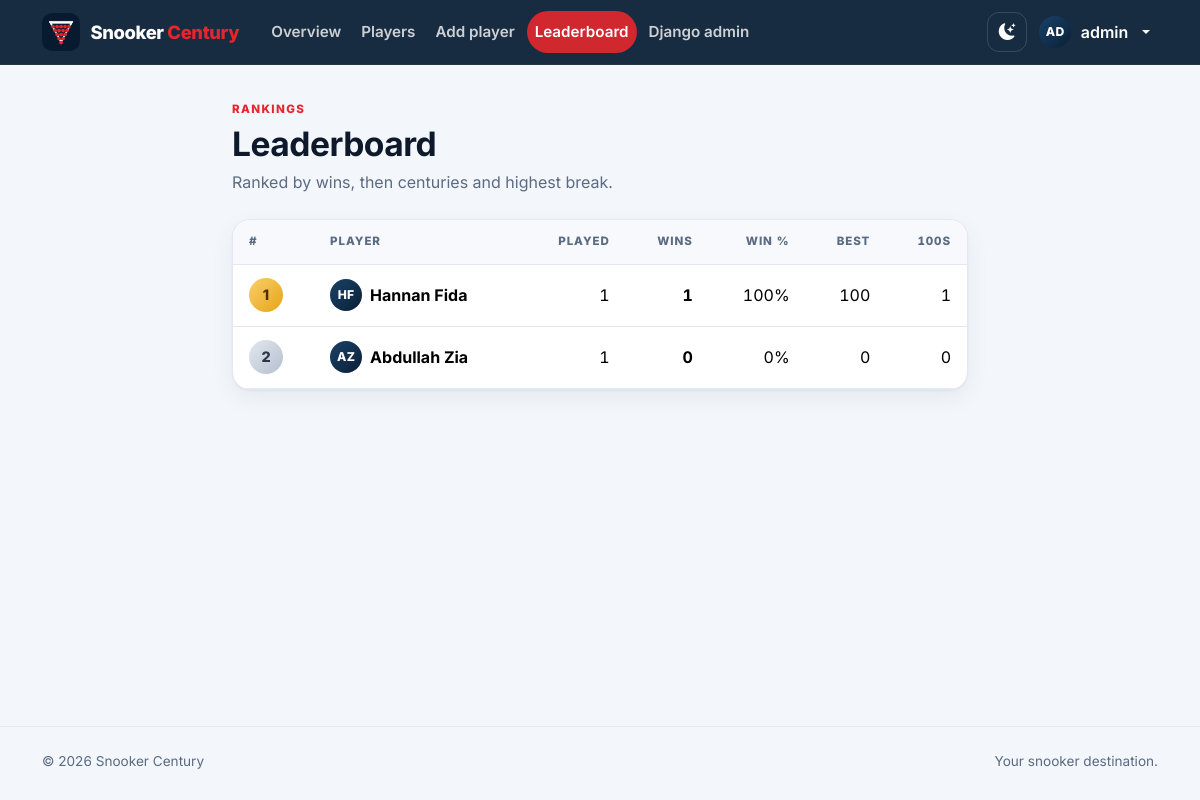
The page /stats/leaderboard/ (signed in) on the database its author committed.
### accounts/models.py (models this page shows, shortened)
class User(AbstractUser):
    is_admin = models.BooleanField(default=False)
    bio = models.TextField(blank=True)
    profile_picture = models.ImageField(upload_to="profile_pics/", blank=True, null=True)
    @property
    def is_site_admin(self):
        return bool(self.is_admin or self.is_superuser)
    @property
    def display_name(self):
        return self.get_full_name().strip() or self.username
    @property
    def initials(self):
        parts = [p for p in (self.first_name, self.last_name) if p]
        if parts:
            return "".join(p[0] for p in parts[:2]).upper()
        return (self.username[:2] or "?").upper()

### stats/models.py (models this page shows, shortened)
class PlayerStats(models.Model):
    player = models.OneToOneField(settings.AUTH_USER_MODEL, on_delete=models.CASCADE, related_name="stats")
    total_matches = models.IntegerField(default=0)
    wins = models.IntegerField(default=0)
    highest_break = models.IntegerField(default=0)
    total_centuries = models.IntegerField(default=0)
    last_updated = models.DateTimeField(auto_now=True)
    @property
    def win_rate(self):
        return round(100 * self.wins / self.total_matches) if self.total_matches else 0

### stats/views.py (the view)
# urls.py: path("leaderboard/", views.leaderboard, name="leaderboard"),
@login_required
def leaderboard(request):
    players = User.objects.filter(is_active=True, is_superuser=False, is_admin=False)
    missing = players.filter(stats__isnull=True)
    PlayerStats.objects.bulk_create([PlayerStats(player=u) for u in missing])
    stats = (
        PlayerStats.objects.select_related("player")
        .filter(player__in=players)
        .order_by("-wins", "-total_centuries", "-highest_break", "player__username")
    )
    return render(request, "leaderboard.html", {"stats": list(stats)})

### templates/leaderboard.html (shortened to what this page needs)
{% extends "base.html" %}
{% block content %}
<div class="container container-narrow page">
  <div class="page-head">
    <div>
      <div class="eyebrow">Rankings</div>
      <h1>Leaderboard</h1>
      <p>Ranked by wins, then centuries and highest break.</p>
    </div>
  </div>
  {% if stats %}
    <div class="panel panel-flush">
      <div class="table-responsive">
        <table class="table table-modern">
          <thead>
            <tr>
              <th scope="col">#</th>
              <th scope="col">Player</th>
              <th scope="col" class="num d-none d-sm-table-cell">Played</th>
              <th scope="col" class="num">Wins</th>
              <th scope="col" class="num d-none d-sm-table-cell">Win %</th>
              <th scope="col" class="num">Best</th>
              <th scope="col" class="num">100s</th>
            </tr>
          </thead>
          <tbody>
            {% for s in stats %}
            <tr {% if s.player_id == user.id %}style="background: var(--red-soft)"{% endif %}>
              <td><span class="rank {% if forloop.counter <= 3 %}rank-{{ forloop.counter }}{% endif %}">{{ forloop.counter }}</span></td>
              <td>
                <a href="{% url 'player_stats' s.player.username %}" class="d-flex align-items-center gap-2 text-reset fw-bold">
                  {% include "partials/avatar.html" with u=s.player size="avatar-sm" %}
                  <span class="text-truncate name-cell">{{ s.player.display_name }}</span>
                </a>
              </td>
              <td class="num d-none d-sm-table-cell">{{ s.total_matches }}</td>
              <td class="num fw-bold">{{ s.wins }}</td>
              <td class="num d-none d-sm-table-cell">{{ s.win_rate }}%</td>
              <td class="num">{{ s.highest_break }}</td>
              <td class="num">{{ s.total_centuries }}</td>
            </tr>
            {% endfor %}
          </tbody>
        </table>
      </div>
    </div>
  {% else %}
    <div class="panel"><div class="empty"><i class="bi bi-trophy"></i><h3>No players ranked yet</h3><p class="mb-0">Finish a match and the leaderboard will fill up.</p></div></div>
  {% endif %}
</div>
{% endblock %}

### templates/base.html (shortened to what this page needs)
{% load static %}<!DOCTYPE html>
<html lang="en" data-bs-theme="light">
<head>
  <link href="https://cdn.jsdelivr.net/npm/bootstrap@5.3.3/dist/css/bootstrap.min.css" rel="stylesheet">
  <link href="https://cdn.jsdelivr.net/npm/bootstrap-icons@1.11.3/font/bootstrap-icons.min.css" rel="stylesheet">
  <link href="{% static 'css/app.css' %}" rel="stylesheet">
</head>
<body class="{% if user.is_authenticated %}has-tabbar{% endif %}">
  {% with url_name=request.resolver_match.url_name %}
  <header class="app-nav">
    <nav class="navbar navbar-expand-lg" aria-label="Main">
      <div class="container">
        <a class="brand" href="{% url 'home' %}">
          <img src="{% static 'img/icon.png' %}" alt="" width="38" height="38">
          <span>Snooker <b>Century</b></span>
        </a>
        <div class="d-flex align-items-center gap-2 order-lg-3">
          <button type="button" class="icon-btn" data-theme-toggle aria-label="Toggle theme"></button>
          {% if user.is_authenticated %}
          <div class="dropdown">
            <button class="nav-user dropdown-toggle" type="button" data-bs-toggle="dropdown" aria-expanded="false" aria-label="Account menu">
              {% include "partials/avatar.html" with u=user size="avatar-sm" %}
              <span class="d-none d-md-inline fw-semibold">{{ user.display_name }}</span>
            </button>
          </div>
          {% else %}
          <a class="btn btn-ghost-light btn-sm d-none d-sm-inline-flex" href="{% url 'login' %}">Log in</a>
          <a class="btn btn-primary btn-sm" href="{% url 'sign_up' %}">Sign up</a>
          {% endif %}
        </div>
        {% if user.is_authenticated %}
        <div class="collapse navbar-collapse order-lg-2 ms-lg-4" id="mainNav">
          <ul class="navbar-nav me-auto gap-lg-1">
            {% if user.is_site_admin %}
              <li class="nav-item"><a class="nav-link {% if url_name == 'admin_dashboard' %}active{% endif %}" href="{% url 'admin_dashboard' %}">Overview</a></li>
              <li class="nav-item"><a class="nav-link {% if url_name == 'admin_user_list' or url_name == 'admin_user_edit' or url_name == 'admin_user_delete' %}active{% endif %}" href="{% url 'admin_user_list' %}">Players</a></li>
              <li class="nav-item"><a class="nav-link {% if url_name == 'admin_user_create' %}active{% endif %}" href="{% url 'admin_user_create' %}">Add player</a></li>
              <li class="nav-item"><a class="nav-link {% if url_name == 'leaderboard' %}active{% endif %}" href="{% url 'leaderboard' %}">Leaderboard</a></li>
              {% if user.is_superuser %}<li class="nav-item"><a class="nav-link" href="/django-admin/">Django admin</a></li>{% endif %}
            {% endif %}
          </ul>
        </div>
        {% endif %}
      </div>
    </nav>
  </header>
  <main id="main">
    {% block content %}{% endblock %}
  </main>
  <footer class="site-footer">
    <div class="container d-flex flex-wrap justify-content-between gap-2">
      <span>&copy; {% now "Y" %} Snooker Century</span>
      <span>Your snooker destination.</span>
    </div>
  </footer>
  {% endwith %}
</body>
</html>

### templates/partials/avatar.html
<span class="avatar {{ size }}" aria-hidden="true">{{ u.initials }}{% if u.profile_picture %}<img src="{{ u.profile_picture.url }}" alt="" loading="lazy" onerror="this.remove()">{% endif %}</span>

### rows shown on the page
User: initials "AD", display_name "admin"
PlayerStats: player.display_name "Hannan Fida", total_matches "1", wins "1", win_rate "100", highest_break "100", total_centuries "1"
User: initials "HF"
PlayerStats: player.display_name "Abdullah Zia", total_matches "1", wins "0", win_rate "0", highest_break "0", total_centuries "0"
User: initials "AZ"
